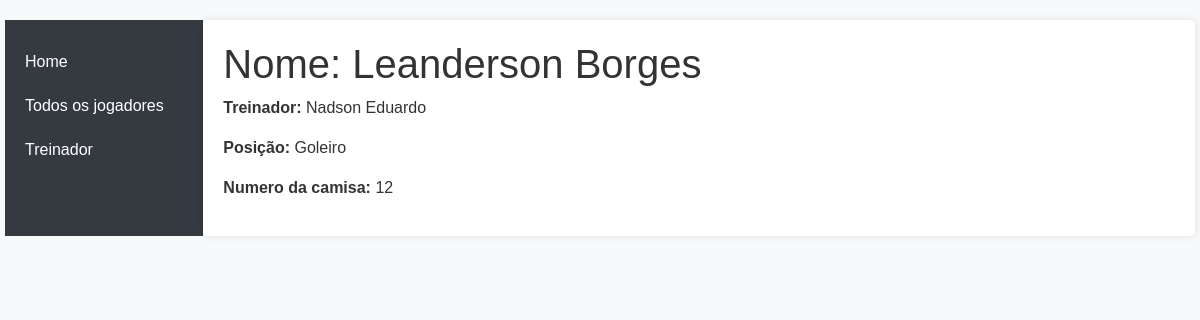
/catalog/jogador/3, run on the app's committed database.
### catalog/models.py (models this page shows, shortened)
class Jogador(models.Model):
    nome=models.CharField(max_length=200, help_text='Insira o nome do jogador.')
    treinador=models.ForeignKey('Treinador', on_delete=models.SET_NULL, null=True)
    numeroDaCamisa=models.CharField(max_length=200, help_text='Insira o número da camisa.')
    posicao=models.ManyToManyField(Posicao, help_text='Insira a posição do jogador.')

class Treinador(models.Model):
    nome=models.CharField(max_length=200, help_text='Insira o nome do treinador.')
    idade=models.CharField(max_length=200, help_text='Insira a idade do treinador.')
    email=models.CharField(max_length=200, help_text='Insira o e-mail do treinador.')
    def __str__(self):
        return self.nome

class Posicao(models.Model):
    nome=models.CharField(max_length=200, help_text='Insira a posição do jogador.')
    def __str__(self):
        return self.nome

### catalog/views.py (the view)
# urls.py: path('jogador/<int:pk>', views.JogadorDetailView.as_view(), name='jogador-detail'),
class JogadorDetailView(generic.DetailView):
    model=Jogador

### catalog/templates/catalog/jogador_detail.html
{% extends "base_generic.html" %}
{% block content %}
  <h1>Nome: {{ jogador.nome }}</h1>
  <p><strong>Treinador:</strong> {{ jogador.treinador }}</p>
  <p><strong>Posição:</strong> {% for posicao in jogador.posicao.all %} {{ posicao }}{% if not forloop.last %}, {% endif %}{% endfor %}</p>
  <p><strong>Numero da camisa:</strong> {{ jogador.numeroDaCamisa }}</a></p>
{% endblock %}

### catalog/static/css/styles.css (style rules this page uses)
body { font-family: 'Arial', sans-serif; background-color: #f8f9fa; color: #333; }

### data on the page
Jogador: nome "Leanderson Borges", treinador "Nadson Eduardo", numeroDaCamisa "12"
Posicao: nome "Goleiro"
